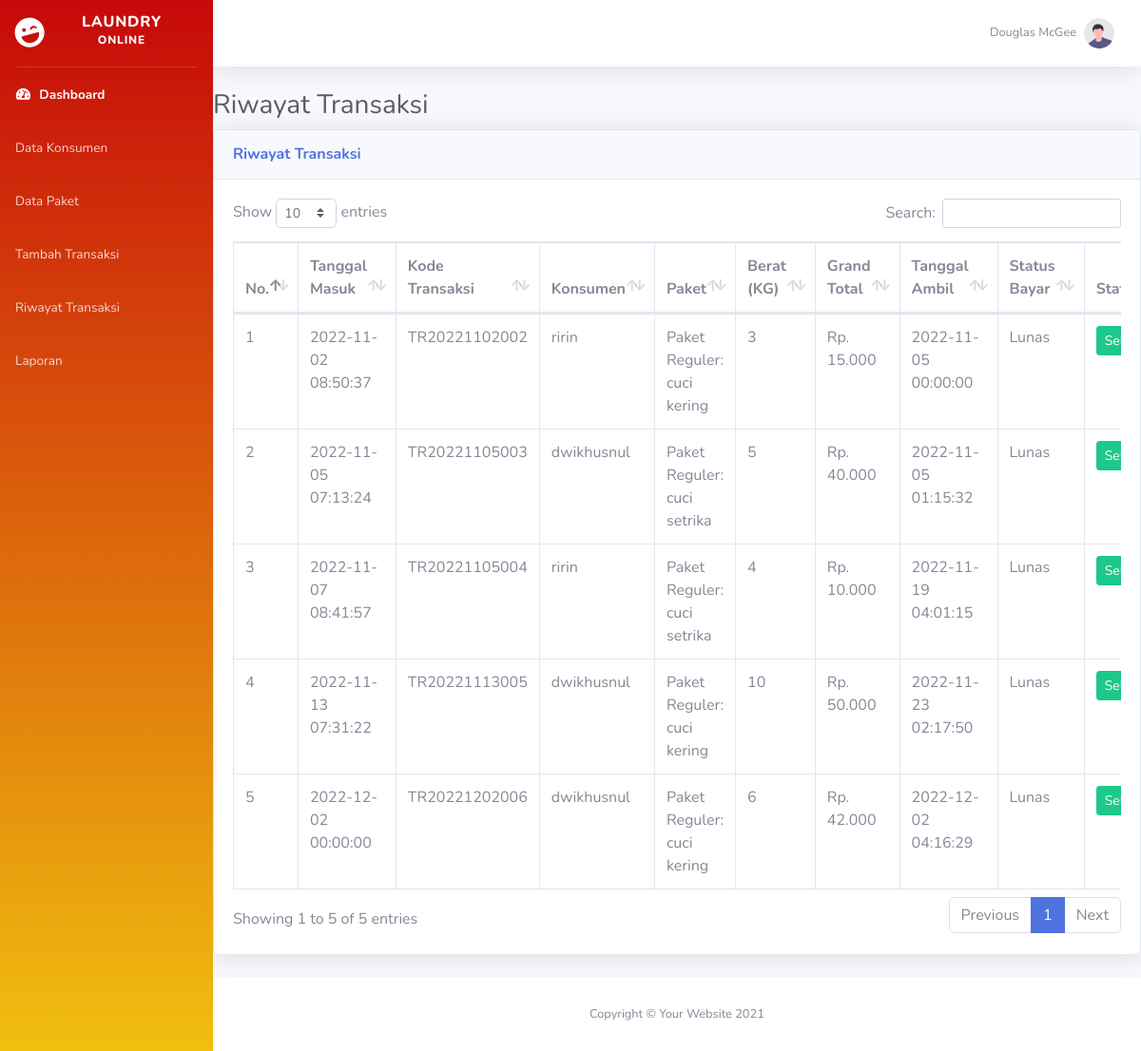
The app's page /index.php/transaksi/riwayat with its own data.
### tables this page shows
CREATE TABLE `transaksi` (
  `kode_transaksi` varchar(20) NOT NULL,
  `kode_konsumen` varchar(12) NOT NULL,
  `kode_paket` varchar(20) NOT NULL,
  `tgl_masuk` datetime NOT NULL,
  `tgl_ambil` datetime NOT NULL,
  `berat` int(10) NOT NULL,
  `grand_total` int(12) NOT NULL,
  `bayar` varchar(20) NOT NULL,
  `status` varchar(20) NOT NULL,
  PRIMARY KEY (`kode_transaksi`)
);

CREATE TABLE `konsumen` (
  `kode_konsumen` varchar(12) NOT NULL,
  `nama_konsumen` varchar(50) NOT NULL,
  `alamat_konsumen` text NOT NULL,
  `no_telp` varchar(15) NOT NULL,
  PRIMARY KEY (`kode_konsumen`)
);

CREATE TABLE `paket` (
  `kode_paket` varchar(20) NOT NULL,
  `nama_paket` varchar(128) NOT NULL,
  `harga_paket` varchar(20) NOT NULL,
  PRIMARY KEY (`kode_paket`)
);

### application/controllers/transaksi.php (called while the page is built, shortened)
<?php
class Transaksi extends CI_Controller {
    public function __construct()
    {
        $this->load->model('m_transaksi');
    }
    public function riwayat()
    {
        $isi['content']  = 'backend/transaksi/riwayat_transaksi';
        $isi['judul']    = 'Riwayat Transaksi';
        $isi['data']     = $this->m_transaksi->getAllRiwayat();
        $this->load->view('backend/dashboard', $isi);
    }
}

### index.php (called while the page is built, shortened)
<?php
require_once BASEPATH.'core/CodeIgniter.php';

### application/models/m_transaksi.php (called while the page is built, shortened)
<?php
class m_transaksi extends CI_Model {
public function getAllRiwayat()
{
    $this->db->select('*');
    $this->db->from('transaksi');
    $this->db->join('konsumen', 'transaksi.kode_konsumen = konsumen.kode_konsumen');
    $this->db->join('paket', 'transaksi.kode_paket = paket.kode_paket');
    return $this->db->get()->result();
}
}

### application/views/backend/transaksi/riwayat_transaksi.php (the view, shortened to what this page needs)
<!DOCTYPE html>
<html lang="en">
    <head>
    </head>
    <body>
        <h1 class="h3 mb-2 text-gray-800"><?= $judul;?></h1>
        <div class="card shadow mb-4">
            <div class="card-header py-3">
                <h6 class="m-0 font-weight-bold text-primary"><?= $judul;?></h6>
            </div>
            <div class="card-body">
                <div class="table-responsive">
                    <table class="table table-bordered" id="dataTable" width="100%" cellspacing="0">
                        <thead>
                            <tr>
                                <th>No.</th>
                                <th>Tanggal Masuk</th>
                                <th>Kode Transaksi</th>
                                <th>Konsumen</th>
                                <th>Paket</th>
                                <th>Berat (KG)</th>
                                <th>Grand Total</th>
                                <th>Tanggal Ambil</th>
                                <th>Status Bayar</th>
                                <th>Status</th>
                            </tr>
                        </thead>
                        <tbody>
                        <?php
                                $no = 1;
                                foreach ($data as $row) {?>
                                    <tr>
                                        <td><?= $no++;?></td>
                                        <td><?= $row->tgl_masuk;?></td>
                                        <td><?= $row->kode_transaksi;?></td>
                                        <td><?= $row->nama_konsumen;?></td>
                                        <td><?= $row->nama_paket;?></td>
                                        <td><?= $row->berat;?></td>
                                        <td><?= "Rp. " .number_format($row->grand_total,0,'.','.');?></td>
                                        <td><?= $row->tgl_ambil;?></td>
                                        <td><?= $row->bayar;?></td>
                                        <td>
                                            <?php
                                                if ($row->status == "Baru") {?>
                                                    <select name="status" class="badge badge-danger status">
                                                        <option value="<?= $row->kode_transaksi?>Baru" selected> Baru </option>
                                                        <option value="<?= $row->kode_transaksi?>Proses"> Proses </option>
                                                        <option value="<?= $row->kode_transaksi?>Selesai"> Selesai </option>
                                                    </select>
                                            <?php }else{?>
                                                    <button class="btn btn-success btn-sm dropdown-toggle"> Selesai</button>
                                            <?php }
                                        ?>
                                    </td>
                                    </tr>
                                    <?php }
                                    ?>
                        </tbody>
                    </table>
                </div>
            </div>
        </div>
</body>
</html>

### records on screen
transaksi: tgl_masuk "2022-11-02 08:50:37", kode_transaksi "TR20221102002", kode_konsumen.nama_konsumen "ririn", kode_paket.nama_paket "Paket Reguler: cuci kering", berat "3", grand_total "15.000", tgl_ambil "2022-11-05 00:00:00", bayar "Lunas", status "Selesai"
transaksi: tgl_masuk "2022-11-05 07:13:24", kode_transaksi "TR20221105003", kode_konsumen.nama_konsumen "dwikhusnul", kode_paket.nama_paket "Paket Reguler: cuci setrika", berat "5", grand_total "40.000", tgl_ambil "2022-11-05 01:15:32", bayar "Lunas", status "Selesai"
transaksi: tgl_masuk "2022-11-07 08:41:57", kode_transaksi "TR20221105004", kode_konsumen.nama_konsumen "ririn", kode_paket.nama_paket "Paket Reguler: cuci setrika", berat "4", grand_total "10.000", tgl_ambil "2022-11-19 04:01:15", bayar "Lunas", status "Selesai"
transaksi: tgl_masuk "2022-11-13 07:31:22", kode_transaksi "TR20221113005", kode_konsumen.nama_konsumen "dwikhusnul", kode_paket.nama_paket "Paket Reguler: cuci kering", berat "10", grand_total "50.000", tgl_ambil "2022-11-23 02:17:50", bayar "Lunas", status "Selesai"
transaksi: tgl_masuk "2022-12-02 00:00:00", kode_transaksi "TR20221202006", kode_konsumen.nama_konsumen "dwikhusnul", kode_paket.nama_paket "Paket Reguler: cuci kering", berat "6", grand_total "42.000", tgl_ambil "2022-12-02 04:16:29", bayar "Lunas", status "Selesai"

### other values on screen
$judul "Riwayat Transaksi"
